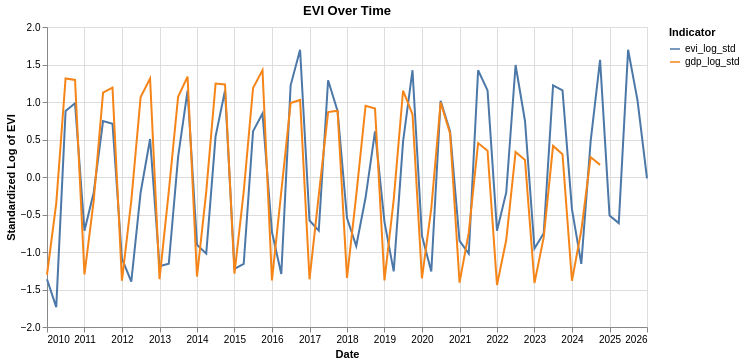

The code cell stored with this chart in its notebook:
### Markdown cell above
## Conclusion

The analysis demonstrates a robust relationship between lagged EVI and agricultural GDP at both national and regional levels. Lagged EVI consistently emerges as a significant predictor of agricultural GDP. However, it is important to note that while EVI effectively reflects vegetation health and crop conditions, and its predictive power on crop yield is evident, it does not capture the full complexity of agricultural GDP. Furthermore, the  the predictive relationship observed in historical data may not hold under changing conditions, such as ongoing political and economic transitions, natural disasters, climate variability and extreme weather events.

### Code cell
base = alt.Chart(
    evi_gdp_annual.assign(
        evi_log_std=(evi_gdp_annual["evi"] - evi_gdp_annual["evi"].mean())
        / evi_gdp_annual["evi"].std(),
        gdp_log_std=(evi_gdp_annual["gdp_lag_1"] - evi_gdp_annual["gdp_lag_1"].mean())
        / evi_gdp_annual["gdp_lag_1"].std(),
    ).melt(
        id_vars="date",
        value_vars=["evi_log_std", "gdp_log_std"],
        var_name="indicator",
    )
)

base.mark_line().encode(
    x=alt.X("date:T", title="Date"),
    y=alt.Y("value:Q", scale=alt.Scale(zero=False), title="Standardized Log of EVI"),
    color=alt.Color("indicator:N", title="Indicator"),
).properties(width=600, height=300, title="EVI Over Time")

### Figure 1 — Vega-Lite specification as saved in the notebook (floating-point values rounded to 4 significant figures; data arrays with more than 128 entries replaced by an {"elided": "..."} marker saying what was removed)
{"config": {"view": {"continuousWidth": 300, "continuousHeight": 300}}, "data": {"name": "data-6f0b735140e36a954d046bbac6bac6de"}, "mark": {"type": "line"}, "encoding": {"color": {"field": "indicator", "title": "Indicator", "type": "nominal"}, "x": {"field": "date", "title": "Date", "type": "temporal"}, "y": {"field": "value", "scale": {"zero": false}, "title": "Standardized Log of EVI", "type": "quantitative"}}, "height": 300, "title": "EVI Over Time", "width": 600, "$schema": "https://vega.github.io/schema/vega-lite/v6.1.0.json", "datasets": {"data-6f0b735140e36a954d046bbac6bac6de": {"elided": "130 records"}}}
